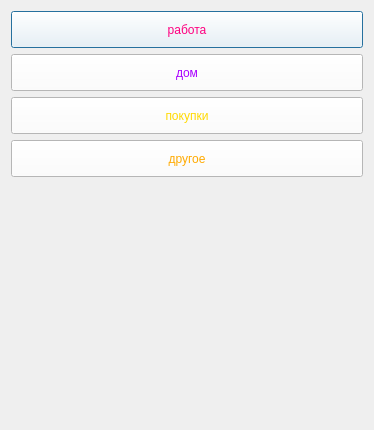
<?xml version="1.0" encoding="UTF-8"?>
<ui version="4.0">
 <class>Dialog</class>
 <widget class="QDialog" name="Dialog">
  <property name="geometry">
   <rect>
    <x>0</x>
    <y>0</y>
    <width>374</width>
    <height>430</height>
   </rect>
  </property>
  <property name="windowTitle">
   <string>Dialog</string>
  </property>
  <layout class="QVBoxLayout" name="verticalLayout">
   <item>
    <widget class="QPushButton" name="pushButton">
     <property name="styleSheet">
      <string notr="true">QPushButton{
    min-width:  350px;
    max-width:  100px;
    min-height: 35px;
    max-height: 35px;
	color: #ff007f; /* Белый цвет текста */
	background-color: white; /* Синий фон */
	}

</string>
     </property>
     <property name="text">
      <string>работа</string>
     </property>
    </widget>
   </item>
   <item>
    <widget class="QPushButton" name="pushButton_2">
     <property name="styleSheet">
      <string notr="true">QPushButton{
    min-width:  350px;
    max-width:  100px;
    min-height: 35px;
    max-height: 35px;
	color: #aa00ff; /* Белый цвет текста */
	background-color: white; /* Синий фон */
	}</string>
     </property>
     <property name="text">
      <string>дом</string>
     </property>
    </widget>
   </item>
   <item>
    <widget class="QPushButton" name="pushButton_3">
     <property name="styleSheet">
      <string notr="true">QPushButton{
    min-width:  350px;
    max-width:  100px;
    min-height: 35px;
    max-height: 35px;
	color:  #ffd900; /* Белый цвет текста */
	background-color: white; /* Синий фон */
	}</string>
     </property>
     <property name="text">
      <string>покупки</string>
     </property>
    </widget>
   </item>
   <item>
    <widget class="QPushButton" name="pushButton_4">
     <property name="styleSheet">
      <string notr="true">QPushButton{
    min-width:  350px;
    max-width:  100px;
    min-height: 35px;
    max-height: 35px;
	color:  #ffaa00; /* Белый цвет текста */
	background-color: white; /* Синий фон */
	}</string>
     </property>
     <property name="text">
      <string>другое</string>
     </property>
    </widget>
   </item>
   <item>
    <spacer name="verticalSpacer">
     <property name="orientation">
      <enum>Qt::Vertical</enum>
     </property>
     <property name="sizeHint" stdset="0">
      <size>
       <width>20</width>
       <height>40</height>
      </size>
     </property>
    </spacer>
   </item>
  </layout>
 </widget>
 <resources/>
 <connections/>
</ui>
